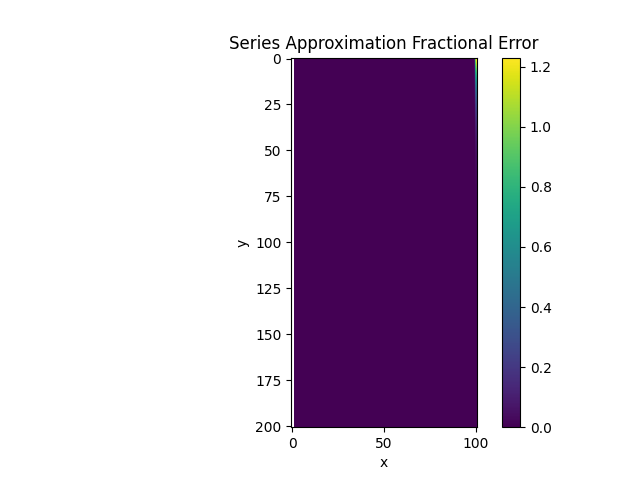

Generate this figure with Python:
import numpy as np
import matplotlib.pyplot as plt
import os
from utils import V

N = 100
V0 = 1
L = 100
coeffs = (lambda n : n * np.pi / L, lambda n : 0, lambda n : 0, lambda n : 4 * V0 / (n * np.pi) * (n % 2), lambda n : 0)

coords = np.mgrid[0:2 * L + 1, 0:L + 1]
xgrid, ygrid = coords[1,:,:], coords[0,:,:]
Vgrid = V(xgrid, ygrid, coeffs, N)
V_anal = 2 * V0 / np.pi * np.arctan2(np.sin(np.pi / L * xgrid), np.sinh(np.pi / L * ygrid))
plt.imshow(np.abs((Vgrid - V_anal) / V_anal))
plt.colorbar()
plt.xlabel("x")
plt.ylabel("y")
plt.title("Series Approximation Fractional Error")
plt.savefig(os.path.join(os.path.dirname(__file__), "5-3.png"))
plt.show()

# the biggest fractional errors are near the y = 2L boundary at either x = 0, L boundary
# this makes sense, as at small y, the exponential term dominates, and the largest error comes from the approximation of V = V0 at y = 0 using a fourier series, so when the sines dominate at large y, more error is visible